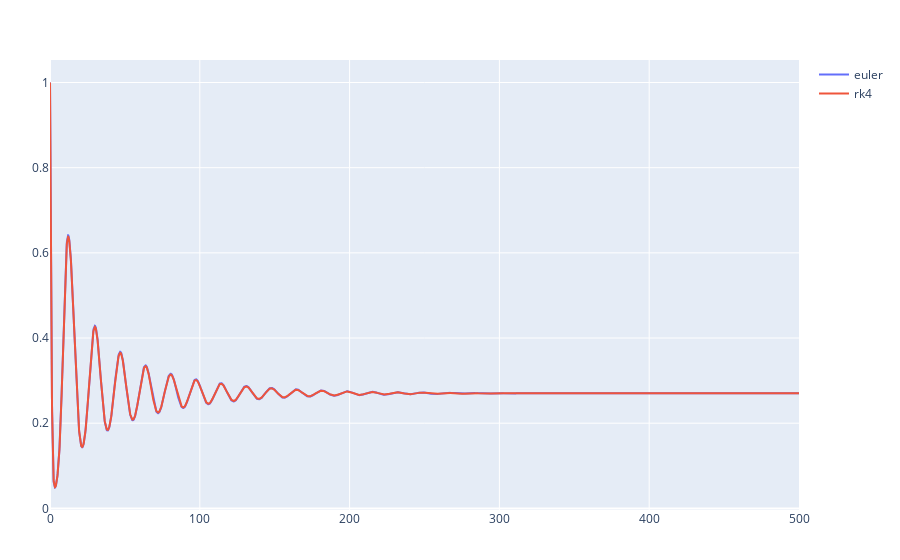

Notebook code for this chart:
### Code cell
function predprey(u, t)

    if(!isapprox(length(u), 2.0; atol=eps(Float64), rtol=0))
        throw(error("Please make sure you have entered two initial conditions for the function."))
    end

    a = 1
    b = 0.3
    d = 0.1
    x = u[1]    
    y = u[2]
    
    x_dot = x.*(1-x)- (a.*x.*y)./(d + x)
    y_dot = b.*y.*(1 - (y./x))
    
    return [x_dot y_dot]
end

t = 0:0.1:500
x0 = [1 1]
deltat_max = 0.01

# s1 = exp.(sol_t)
s2 = solve_ode(predprey, x0, t, euler_step, deltat_max)[:,1]
s3 = solve_ode(predprey, x0, t, rk4_step, deltat_max)[:,1]

# Create traces
euler = scatter(x=t, y=s2, mode="lines", name="euler")
rk4 = scatter(x=t, y=s3, mode="lines", name="rk4")
solution = scatter(x=sol_t, y=exp.(sol_t), mode="lines", name="e^(x)")

plot([euler, rk4])

### Figure 1 — Plotly figure (JSON) as saved in the notebook; plotly's stock layout.template omitted (floating-point values rounded to 4 significant figures; data arrays with more than 128 entries replaced by an {"elided": "..."} marker saying what was removed)
{"data": [{"mode": "lines", "name": "euler", "type": "scatter", "x": {"elided": "5001 float values"}, "y": {"elided": "5001 float values"}}, {"mode": "lines", "name": "rk4", "type": "scatter", "x": {"elided": "5001 float values"}, "y": {"elided": "5001 float values"}}], "layout": {"margin": {"b": 50, "l": 50, "r": 50, "t": 60}}}
